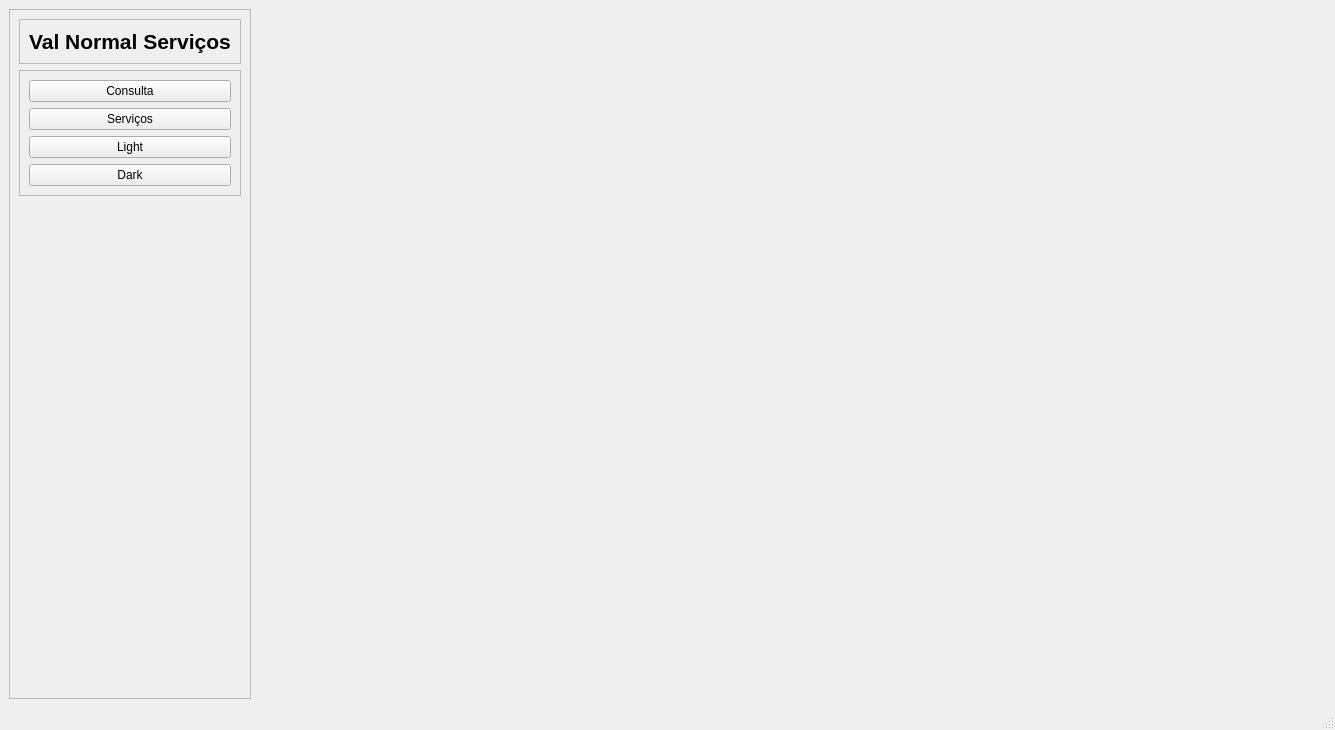
<?xml version="1.0" encoding="UTF-8"?>
<ui version="4.0">
 <class>MainWindow</class>
 <widget class="QMainWindow" name="MainWindow">
  <property name="geometry">
   <rect>
    <x>0</x>
    <y>0</y>
    <width>1335</width>
    <height>730</height>
   </rect>
  </property>
  <property name="windowTitle">
   <string>MainWindow</string>
  </property>
  <widget class="QWidget" name="centralwidget">
   <layout class="QHBoxLayout" name="horizontalLayout">
    <item>
     <widget class="QFrame" name="frame_3">
      <property name="frameShape">
       <enum>QFrame::StyledPanel</enum>
      </property>
      <property name="frameShadow">
       <enum>QFrame::Raised</enum>
      </property>
      <layout class="QVBoxLayout" name="verticalLayout_3">
       <item>
        <widget class="QFrame" name="frame">
         <property name="frameShape">
          <enum>QFrame::StyledPanel</enum>
         </property>
         <property name="frameShadow">
          <enum>QFrame::Raised</enum>
         </property>
         <layout class="QVBoxLayout" name="verticalLayout">
          <item>
           <widget class="QLabel" name="label">
            <property name="font">
             <font>
              <pointsize>16</pointsize>
              <weight>75</weight>
              <bold>true</bold>
             </font>
            </property>
            <property name="text">
             <string>Val Normal Serviços</string>
            </property>
           </widget>
          </item>
         </layout>
        </widget>
       </item>
       <item>
        <widget class="QFrame" name="frame_2">
         <property name="frameShape">
          <enum>QFrame::StyledPanel</enum>
         </property>
         <property name="frameShadow">
          <enum>QFrame::Raised</enum>
         </property>
         <layout class="QVBoxLayout" name="verticalLayout_2">
          <item>
           <widget class="QPushButton" name="btnConsulta">
            <property name="text">
             <string>Consulta</string>
            </property>
           </widget>
          </item>
          <item>
           <widget class="QPushButton" name="btnServicos">
            <property name="text">
             <string>Serviços</string>
            </property>
           </widget>
          </item>
          <item>
           <widget class="QPushButton" name="btnLIGHT">
            <property name="text">
             <string>Light</string>
            </property>
           </widget>
          </item>
          <item>
           <widget class="QPushButton" name="btnDARK">
            <property name="text">
             <string>Dark</string>
            </property>
           </widget>
          </item>
         </layout>
        </widget>
       </item>
       <item>
        <spacer name="verticalSpacer">
         <property name="orientation">
          <enum>Qt::Vertical</enum>
         </property>
         <property name="sizeHint" stdset="0">
          <size>
           <width>20</width>
           <height>108</height>
          </size>
         </property>
        </spacer>
       </item>
      </layout>
     </widget>
    </item>
    <item>
     <widget class="QStackedWidget" name="stackedWidget"/>
    </item>
   </layout>
  </widget>
  <widget class="QMenuBar" name="menubar">
   <property name="geometry">
    <rect>
     <x>0</x>
     <y>0</y>
     <width>1335</width>
     <height>21</height>
    </rect>
   </property>
  </widget>
  <widget class="QStatusBar" name="statusbar"/>
 </widget>
 <resources/>
 <connections/>
</ui>
